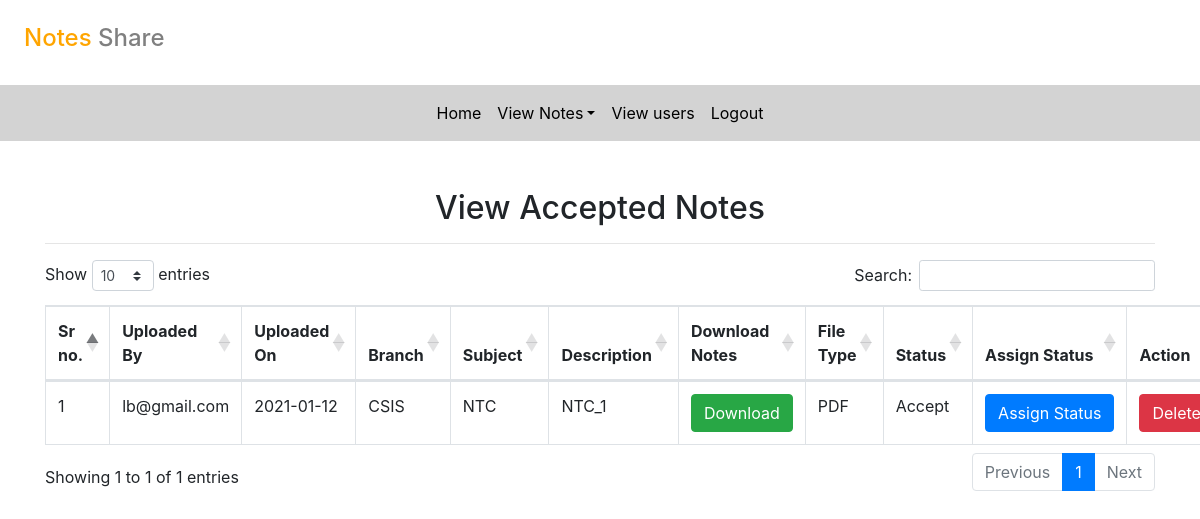
Page /accepted_notes (signed in) on the committed database.
### notes/models.py (models this page shows, shortened)
class Notes(models.Model):
    user = models.ForeignKey(User, on_delete=models.CASCADE)
    uploadingdate = models.CharField(max_length=30)
    branch = models.CharField(max_length=30)
    subject = models.CharField(max_length=35)
    notesfile = models.FileField(null=True)
    filetype = models.CharField(max_length=35, null=True)
    description = models.CharField(max_length=200, null=True)
    status = models.CharField(max_length=15)

### notes/views.py (the view)
# urls.py: path('accepted_notes', accepted_notes, name='accepted_notes'),
def accepted_notes(request):
    if not request.user.is_authenticated:
        return redirect('login_admin')
    notes = Notes.objects.filter(status="Accept")
    d = {'notes': notes}
    return render(request, 'accepted_notes.html', d)

### notes/templates/accepted_notes.html (shortened to what this page needs)
{% extends 'admin_nav.html' %}
{% load static %}
{% block body %}
<link rel="stylesheet" href="https://cdnjs.cloudflare.com/ajax/libs/twitter-bootstrap/4.5.2/css/bootstrap.css">
<link rel="stylesheet" href="https://cdn.datatables.net/1.10.23/css/dataTables.bootstrap4.min.css">
<div class="container mt-5">
    <h2 class="text-center">View Accepted Notes</h2>
    <hr>
    <table class="table table-bordered" id="myTable">
        <thead>
            <tr>
                <th>Sr no.</th>
                <th>Uploaded By</th>
                <th>Uploaded On</th>
                <th>Branch</th>
                <th>Subject</th>
                <th>Description</th>
                <th>Download Notes</th>
                <th>File Type</th>
                <th>Status</th>
                <th>Assign Status</th>
                <th>Action</th>
            </tr>
        </thead>
        <tbody>
            {% for i in notes%}
            <tr>
                <td>{{forloop.counter}}</td>
                <td>{{i.user.username}}</td>
                <td>{{i.uploadingdate}}</td>
                <td>{{i.branch}}</td>
                <td>{{i.subject}}</td>
                <td>{{i.description}}</td>
                <td><a href="{{i.notesfile.url}}" class="btn btn-success"  download>Download</a></td>
                <td>{{i.filetype}}</td>
                <td>{{i.status}}</td>
                <td><a href="{% url 'assign_status' i.id %}" class="btn btn-primary">Assign&nbsp;Status</a></td>
                <td><a href="{% url 'delete_notes' i.id %}" class="btn btn-danger"  onclick="return confirm('Are you sure?')">Delete</a></td>
            </tr>
            {% endfor%}
        </tbody>
    </table>
</div>
{% endblock %}

### rows in the picture
Notes: user.username "lb@gmail.com", uploadingdate "2021-01-12", branch "CSIS", subject "NTC", description "NTC_1", filetype "PDF", status "Accept"
